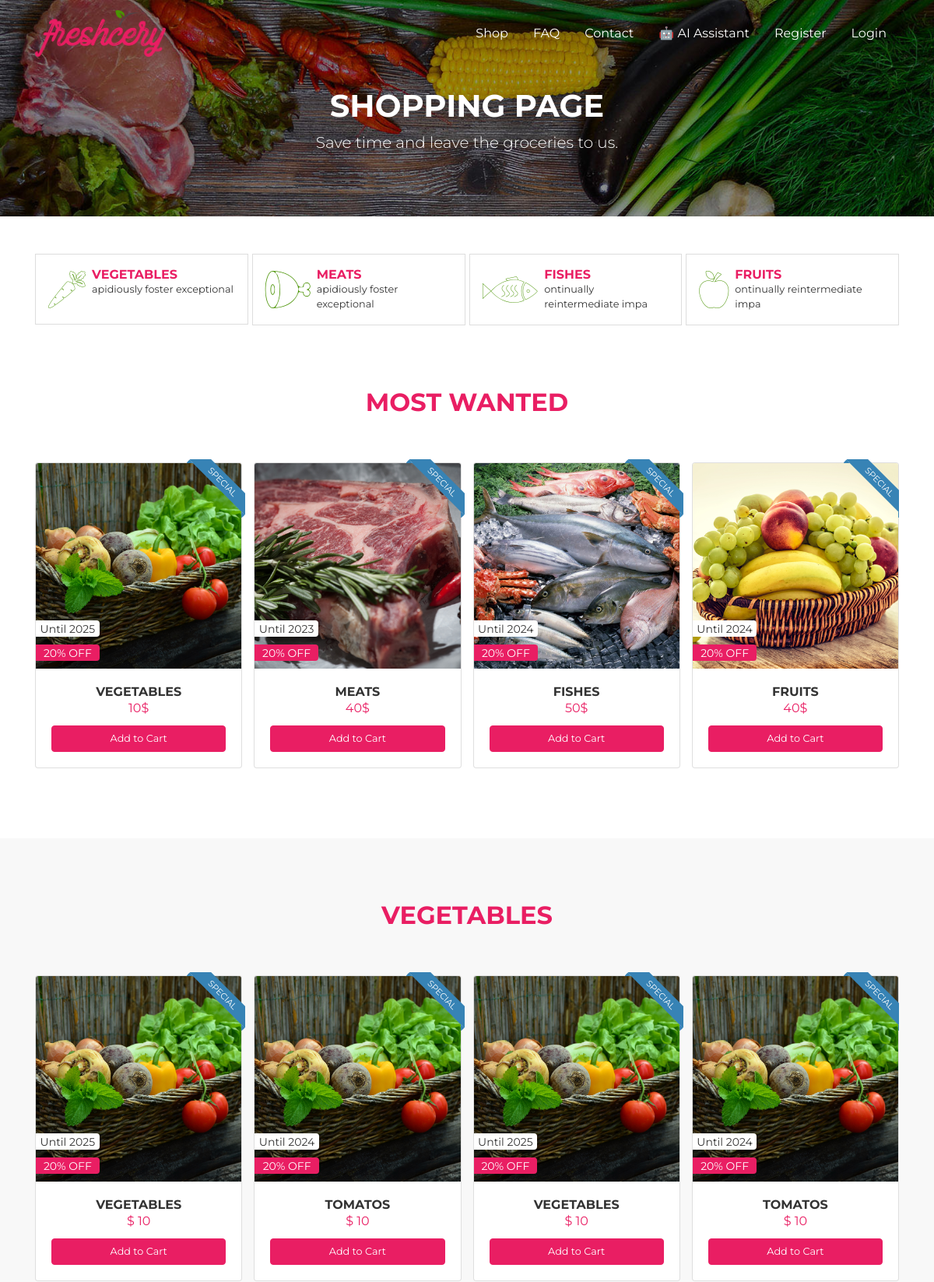
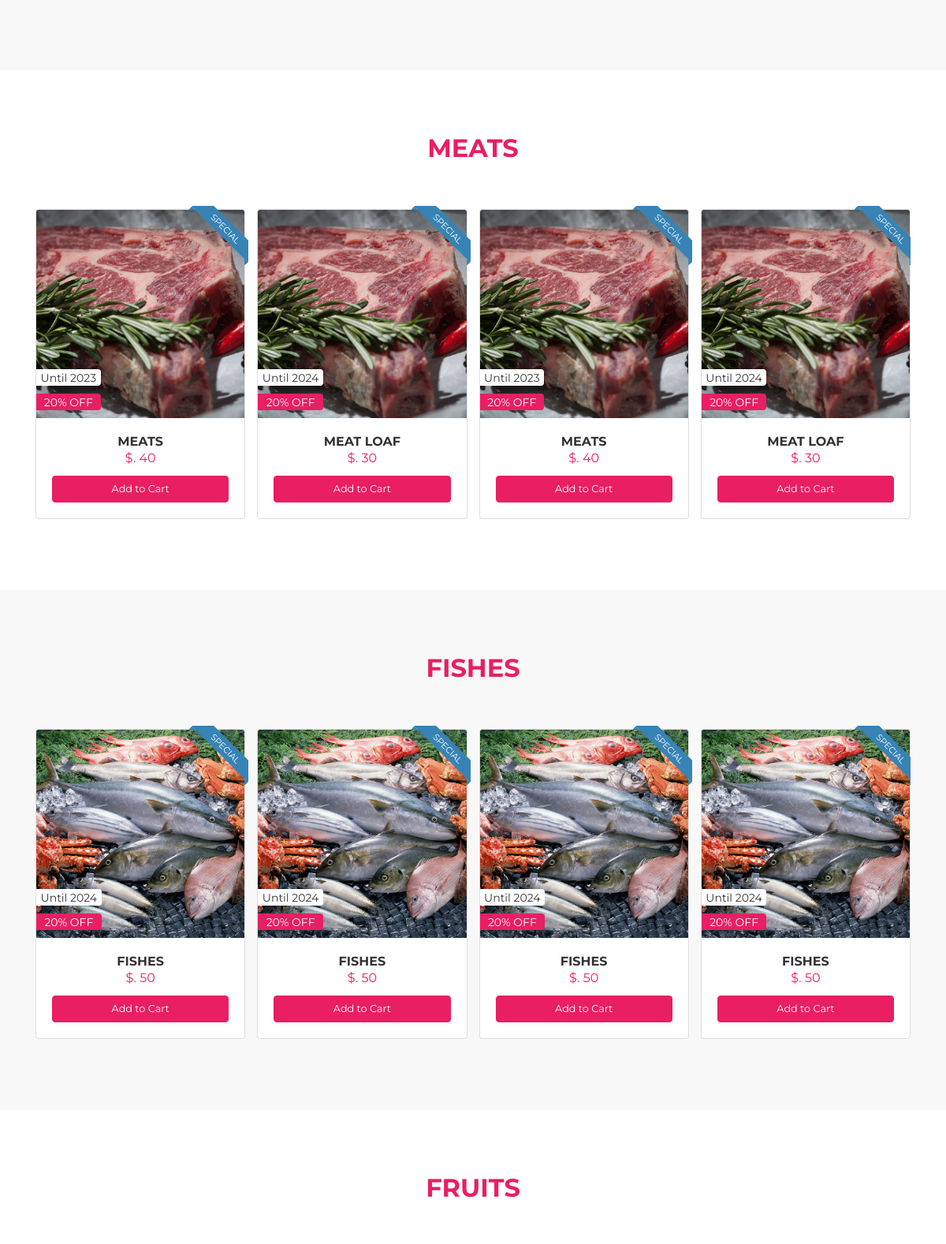
The page /shop.php (upper part) on the database its author committed (2 pictures, top to bottom).
### tables this page shows
CREATE TABLE `categories` (
  `id` int(3) NOT NULL,
  `name` varchar(200) NOT NULL,
  `image` varchar(200) NOT NULL,
  `icon` varchar(200) NOT NULL,
  `description` varchar(200) NOT NULL,
  `created_at` timestamp NOT NULL DEFAULT current_timestamp()
);

CREATE TABLE `products` (
  `id` int(3) NOT NULL,
  `title` varchar(200) NOT NULL,
  `description` text NOT NULL,
  `price` varchar(10) NOT NULL,
  `quantity` int(3) NOT NULL DEFAULT 1,
  `image` varchar(200) NOT NULL,
  `exp_date` varchar(200) NOT NULL,
  `category_id` int(3) NOT NULL,
  `status` int(1) NOT NULL DEFAULT 1,
  `created_at` timestamp NOT NULL DEFAULT current_timestamp()
);

### shop.php (the view, shortened to what this page needs)
<?php require "includes/header.php"; ?>
<?php require "config/config.php"; ?>
<?php
    $categories = $conn->query("SELECT * FROM categories");
    $categories->execute();
    $allCategories = $categories->fetchAll(PDO::FETCH_OBJ);
    $mostProducts = $conn->query("SELECT * FROM products WHERE status = 1");
    $mostProducts->execute();
    $allmostProducts = $mostProducts->fetchAll(PDO::FETCH_OBJ);
    $vigies = $conn->query("SELECT * FROM products WHERE status = 1 AND category_id = 1");
    $vigies->execute();
    $allVigies = $vigies->fetchAll(PDO::FETCH_OBJ);
     $meats = $conn->query("SELECT * FROM products WHERE status = 1 AND category_id = 2");
     $meats->execute();
     $allMeats = $meats->fetchAll(PDO::FETCH_OBJ);
    $fishes = $conn->query("SELECT * FROM products WHERE status = 1 AND category_id = 3");
    $fishes->execute();
    $allFishes = $fishes->fetchAll(PDO::FETCH_OBJ);
?>
    <div id="page-content" class="page-content">
        <div class="banner">
            <div class="jumbotron jumbotron-bg text-center rounded-0" style="background-image: url('assets/img/bg-header.jpg');">
                <div class="container">
                    <h1 class="pt-5">
                        Shopping Page
                    </h1>
                    <p class="lead">
                        Save time and leave the groceries to us.
                    </p>
                </div>
            </div>
        </div>
        <div class="container">
            <div class="row">
                <div class="col-md-12">
                    <div class="shop-categories owl-carousel mt-5">
                        <?php foreach($allCategories as $category) : ?>
                            <div class="item">
                                <a href="shop.php">
                                    <div class="media d-flex align-items-center justify-content-center">
                                        <span class="d-flex mr-2"><i class="sb-<?php echo $category->icon; ?>"></i></span>
                                        <div class="media-body">
                                            <h5><?php echo $category->name; ?></h5>
                                            <p><?php echo substr($category->description, 1, 30); ?></p>
                                        </div>
                                    </div>
                                </a>
                            </div>
                        <?php endforeach; ?>
                    </div>
                </div>
            </div>
        </div>
        <section id="most-wanted">
            <div class="container">
                <div class="row">
                    <div class="col-md-12">
                        <h2 class="title">Most Wanted</h2>
                        <div class="product-carousel owl-carousel">
                            <?php foreach($allmostProducts as $allmostProduct) : ?>
                                <div class="item">
                                    <div class="card card-product">
                                        <div class="card-ribbon">
                                            <div class="card-ribbon-container right">
                                                <span class="ribbon ribbon-primary">SPECIAL</span>
                                            </div>
                                        </div>
                                        <div class="card-badge">
                                            <div class="card-badge-container left">
                                                <span class="badge badge-default">
                                                    Until <?php echo $allmostProduct->exp_date; ?>
                                                </span>
                                                <span class="badge badge-primary">
                                                    20% OFF
                                                </span>
                                            </div>
                                            <img src="<?php echo IMGURLPRODUCT; ?>/<?php echo $allmostProduct->image; ?>" alt="Card image 2" class="card-img-top">
                                        </div>
                                        <div class="card-body">
                                            <h4 class="card-title">
                                                <a href="detail-product.html"><?php echo $allmostProduct->title; ?></a>
                                            </h4>
                                            <div class="card-price">
                                                <span class="reguler"><?php echo $allmostProduct->price; ?>$</span>
                                            </div>
                                            <a href="<?php echo APPURL; ?>/products/detail-product.php?id=<?php echo $allmostProduct->id; ?>" class="btn btn-block btn-primary">
                                                Add to Cart
                                            </a>
                                        </div>
                                    </div>
                                </div>
                            <?php endforeach; ?>
                        </div>
                    </div>
                </div>
            </div>
        </section>
        <section id="vegetables" class="gray-bg">
            <div class="container">
                <div class="row">
                    <div class="col-md-12">
                        <h2 class="title">Vegetables</h2>
                        <div class="product-carousel owl-carousel">
                            <?php foreach($allVigies as $allvigi) : ?>
                                <div class="item">
                                    <div class="card card-product">
                                        <div class="card-ribbon">
                                            <div class="card-ribbon-container right">
                                                <span class="ribbon ribbon-primary">SPECIAL</span>
                                            </div>
                                        </div>
                                        <div class="card-badge">
                                            <div class="card-badge-container left">
                                                <span class="badge badge-default">
                                                    Until <?php echo $allvigi->exp_date; ?>
                                                </span>
                                                <span class="badge badge-primary">
                                                    20% OFF
                                                </span>
                                            </div>
                                            <img src="<?php echo IMGURLPRODUCT; ?>/<?php echo $allvigi->image; ?>" alt="Card image 2" class="card-img-top">
                                        </div>
                                        <div class="card-body">
                                            <h4 class="card-title">
                                                <a href="detail-product.html"><?php echo $allvigi->title; ?></a>
                                            </h4>
                                            <div class="card-price">
                                                <span class="reguler">$ <?php echo $allvigi->price; ?></span>
                                            </div>
                                            <a href="<?php echo APPURL; ?>/products/detail-product.php?id=<?php echo $allvigi->id; ?>" class="btn btn-block btn-primary">
                                                Add to Cart
                                            </a>
                                        </div>
                                    </div>
                                </div>
                            <?php endforeach; ?>
                        </div>
                    </div>
                </div>
            </div>
        </section>
        <section id="meats">
            <div class="container">
                <div class="row">
                    <div class="col-md-12">
                        <h2 class="title">Meats</h2>
                        <div class="product-carousel owl-carousel">
                           <?php foreach($allMeats as $meat) : ?>
                            <div class="item">
                                <div class="card card-product">
                                    <div class="card-ribbon">
                                        <div class="card-ribbon-container right">
                                            <span class="ribbon ribbon-primary">SPECIAL</span>
                                        </div>
                                    </div>
                                    <div class="card-badge">
                                        <div class="card-badge-container left">
                                            <span class="badge badge-default">
                                                Until <?php echo $meat->exp_date; ?>
                                            </span>
                                            <span class="badge badge-primary">
                                                20% OFF
                                            </span>
                                        </div>
                                        <img src="<?php echo IMGURLPRODUCT; ?>/meats.jpg" alt="Card image 2" class="card-img-top">
                                    </div>
                                    <div class="card-body">
                                        <h4 class="card-title">
                                            <a href="detail-product.html"><?php echo $meat->title; ?></a>
                                        </h4>
                                        <div class="card-price">
                                            <span class="reguler">$. <?php echo $meat->price; ?></span>
                                        </div>
                                        <a href="<?php echo APPURL; ?>/products/detail-product.php?id=<?php echo $meat->id; ?>" class="btn btn-block btn-primary">
                                            Add to Cart
                                        </a>
                                    </div>
                                </div>
                            </div>
                          <?php endforeach; ?>
                        </div>
                    </div>
                </div>
            </div>
        </section>
        <section id="fishes" class="gray-bg">
            <div class="container">
                <div class="row">
                    <div class="col-md-12">
                        <h2 class="title">Fishes</h2>
                        <div class="product-carousel owl-carousel">
                            <?php foreach($allFishes as $fish) : ?>
                                <div class="item">
                                    <div class="card card-product">
                                        <div class="card-ribbon">
                                            <div class="card-ribbon-container right">
                                                <span class="ribbon ribbon-primary">SPECIAL</span>
                                            </div>
                                        </div>
                                        <div class="card-badge">
                                            <div class="card-badge-container left">
                                                <span class="badge badge-default">
                                                    Until <?php echo $fish->exp_date; ?>
                                                </span>
                                                <span class="badge badge-primary">
                                                    20% OFF
                                                </span>
                                            </div>
                                            <img src="<?php echo IMGURLPRODUCT; ?>/<?php echo $fish->image; ?>" alt="Card image 2" class="card-img-top">
                                        </div>
                                        <div class="card-body">
                                            <h4 class="card-title">
                                                <a href="detail-product.html"><?php echo $fish->title; ?></a>
                                            </h4>
                                            <div class="card-price">
                                                <span class="reguler">$. <?php echo $fish->price; ?></span>
                                            </div>
                                            <a href="<?php echo APPURL; ?>/products/detail-product.php?id=<?php echo $fish->id; ?>" class="btn btn-block btn-primary">
                                                Add to Cart
                                            </a>
                                        </div>
                                    </div>
                                </div>
                            <?php endforeach; ?>
                        </div>
                    </div>
                </div>
            </div>
        </section>
        <section id="fruits">
            <div class="container">
                <div class="row">
                    <div class="col-md-12">
                        <h2 class="title">Fruits</h2>
                    </div>
                </div>
            </div>
        </section>
    </div>
<?php require "includes/footer.php"; ?>

### rows shown on the page
categories: name "VEGETABLES", description "apidiously foster exceptional"
categories: name "MEATS", description "apidiously foster exceptional"
categories: name "FISHES", description "ontinually reintermediate impa"
categories: name "FRUITS", description "ontinually reintermediate impa"
products: exp_date "2025", image (picture), title "VEGETABLES", price "10"
products: exp_date "2023", image (picture), title "MEATS", price "40"
products: exp_date "2024", image (picture), title "FISHES", price "50"
products: exp_date "2024", image (picture), title "FRUITS", price "40"
products: exp_date "2024", image (picture), title "TOMATOS", price "10"
products: exp_date "2024", title "MEAT LOAF", price "30"
